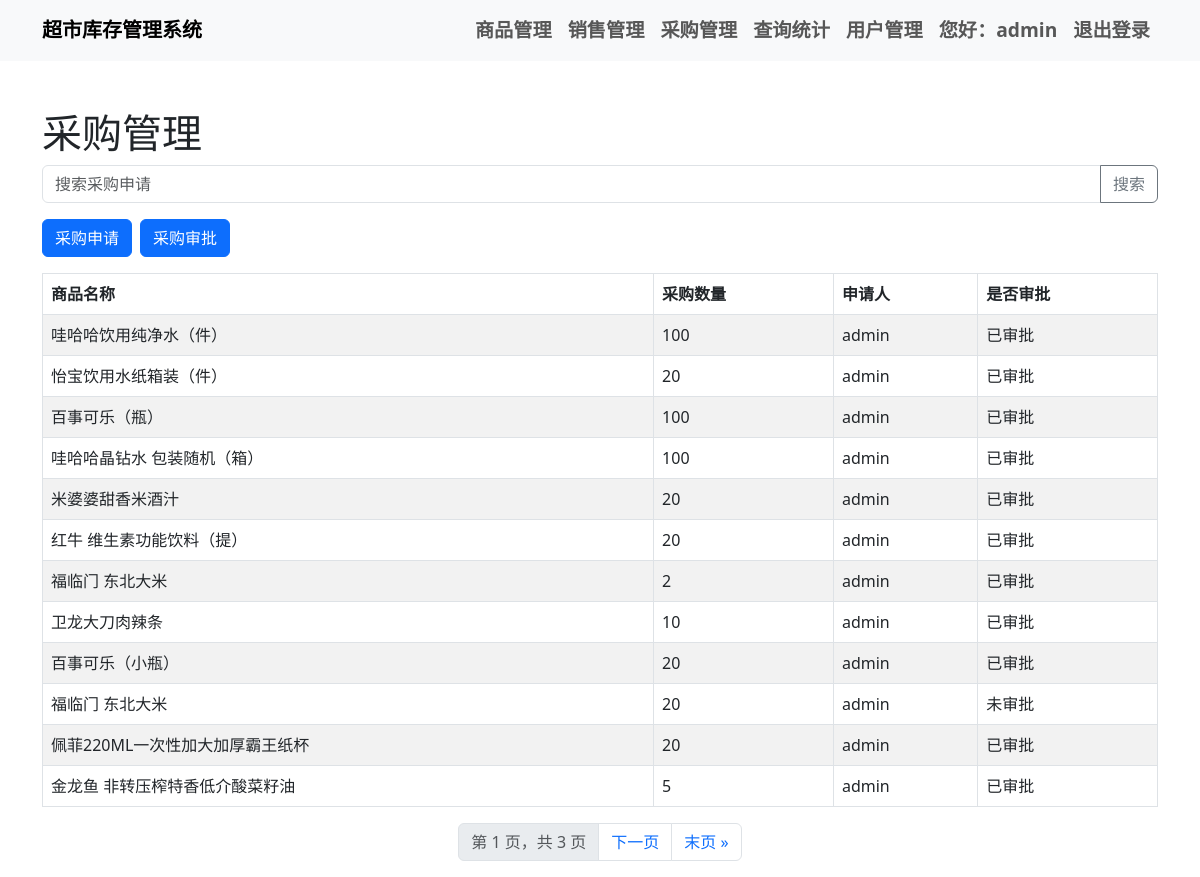
/purchase_management/ (signed in), run on the app's committed database.
### inventory_app/models.py (models this page shows, shortened)
class PurchaseApplication(models.Model):
    user = models.ForeignKey(User, on_delete=models.CASCADE)
    product = models.ForeignKey('Product', on_delete=models.CASCADE)
    quantity = models.IntegerField()
    approved = models.BooleanField(default=False)
    application_time = models.DateTimeField(default=timezone.now)  # 手动指定默认值

class Product(models.Model):
    product_id = models.CharField(max_length=20, unique=True)
    name = models.CharField(max_length=100)
    category = models.CharField(max_length=50)
    specification = models.CharField(max_length=100)
    purchase_price = models.DecimalField(max_digits=10, decimal_places=2)
    price = models.DecimalField(max_digits=10, decimal_places=2)
    quantity = models.IntegerField()
    supplier = models.ForeignKey('Supplier', on_delete=models.CASCADE)

### inventory_app/views.py (the view)
# urls.py: path('purchase_management/', purchase_management, name='purchase_management'),
@login_required
def purchase_management(request):
    query = request.GET.get('q')
    if request.user.is_superuser:
        if query:
            applications = PurchaseApplication.objects.filter(product__name__icontains=query)
        else:
            applications = PurchaseApplication.objects.all()
    else:
        if query:
            applications = PurchaseApplication.objects.filter(user=request.user, product__name__icontains=query)
        else:
            applications = PurchaseApplication.objects.filter(user=request.user)
    paginator = Paginator(applications, 12)
    page_number = request.GET.get('page')
    page_obj = paginator.get_page(page_number)
    return render(request, 'purchase_management.html', {'applications': page_obj, 'q': query})

### templates/purchase_management.html (shortened to what this page needs)
{% extends 'base.html' %}
{% block content %}
    <h1 class="mt-5">采购管理</h1>
    <form method="get" action="{% url 'purchase_management' %}" class="mb-3">
        <div class="input-group">
            <input type="text" name="q" class="form-control" placeholder="搜索采购申请" value="{{ request.GET.q }}">
            <button type="submit" class="btn btn-outline-secondary">搜索</button>
        </div>
    </form>
    <div class="d-flex justify-content-start mt-2 mb-3">
        <a href="{% url 'purchase_application' %}" class="btn btn-primary me-2">采购申请</a>
        {% if user.is_superuser %}
            <a href="{% url 'purchase_approval' %}" class="btn btn-primary">采购审批</a>
        {% endif %}
    </div>
    <table class="table table-striped table-bordered">
        <thead>
            <tr>
                <th>商品名称</th>
                <th>采购数量</th>
                <th>申请人</th>
                <th>是否审批</th>
            </tr>
        </thead>
        <tbody>
            {% for application in applications %}
                <tr>
                    <td>{{ application.product.name }}</td>
                    <td>{{ application.quantity }}</td>
                    <td>{{ application.user.username }}</td>
                    <td>
                        {% if application.approved %}
                            已审批
                        {% else %}
                            未审批
                        {% endif %}
                    </td>
                </tr>
            {% endfor %}
        </tbody>
    </table>
    <nav aria-label="Page navigation" class="d-flex justify-content-center">
        <ul class="pagination">
            <li class="page-item disabled">
                <span class="page-link">第 {{ applications.number }} 页，共 {{ applications.paginator.num_pages }} 页</span>
            </li>
            {% if applications.has_next %}
                <li class="page-item">
                    <a class="page-link" href="?page={{ applications.next_page_number }}{% if request.GET.q %}&q={{ request.GET.q }}{% endif %}">下一页</a>
                </li>
                <li class="page-item">
                    <a class="page-link" href="?page={{ applications.paginator.num_pages }}{% if request.GET.q %}&q={{ request.GET.q }}{% endif %}">末页 &raquo;</a>
                </li>
            {% endif %}
        </ul>
    </nav>
{% endblock %}

### templates/base.html (shortened to what this page needs)
<!DOCTYPE html>
<html lang="zh-CN">
<head>
    <link href="https://cdn.jsdelivr.net/npm/bootstrap@5.3.0/dist/css/bootstrap.min.css" rel="stylesheet">
</head>
<body>
    <nav class="navbar navbar-expand-lg navbar-light bg-light">
        <div class="container">
            <a class="navbar-brand" href="{% url 'home' %}">超市库存管理系统</a>
            <div class="collapse navbar-collapse" id="navbarNav">
                <ul class="navbar-nav ms-auto">
                    {% if user.is_authenticated %}
                        <li class="nav-item">
                            <a class="nav-link" href="{% url 'product_management' %}">商品管理</a>
                        </li>
                        <li class="nav-item">
                            <a class="nav-link" href="{% url 'sales_management' %}">销售管理</a>
                        </li>
                        <li class="nav-item">
                            <a class="nav-link" href="{% url 'purchase_management' %}">采购管理</a>
                        </li>
                        <li class="nav-item">
                            <a class="nav-link" href="{% url 'query_statistics' %}">查询统计</a>
                        </li>
                        {% if user.is_superuser %}
                            <li class="nav-item">
                                <a class="nav-link" href="{% url 'user_management' %}">用户管理</a>
                            </li>
                        {% endif %}
                        <li class="nav-item">
                            <span class="nav-link">您好：{{ user.username }}</span>
                        </li>
                        <li class="nav-item">
                            <a class="nav-link" href="{% url 'logout' %}">退出登录</a>
                        </li>
                    {% endif %}
                </ul>
            </div>
        </div>
    </nav>
    <div class="container mt-4">
        {% block content %}
        {% endblock %}
    </div>
</body>
</html>

### templates/base.html (style rules this page uses)
.navbar { font-size: 1.2rem; font-weight: bold; }

### data on the page
PurchaseApplication: product.name "哇哈哈饮用纯净水（件）", quantity "100", user.username "admin", approved "已审批"
PurchaseApplication: product.name "怡宝饮用水纸箱装（件）", quantity "20", user.username "admin", approved "已审批"
PurchaseApplication: product.name "百事可乐（瓶）", quantity "100", user.username "admin", approved "已审批"
PurchaseApplication: product.name "哇哈哈晶钻水 包装随机（箱）", quantity "100", user.username "admin", approved "已审批"
PurchaseApplication: product.name "米婆婆甜香米酒汁", quantity "20", user.username "admin", approved "已审批"
PurchaseApplication: product.name "红牛 维生素功能饮料（提）", quantity "20", user.username "admin", approved "已审批"
PurchaseApplication: product.name "福临门 东北大米", quantity "2", user.username "admin", approved "已审批"
PurchaseApplication: product.name "卫龙大刀肉辣条", quantity "10", user.username "admin", approved "已审批"
PurchaseApplication: product.name "百事可乐（小瓶）", quantity "20", user.username "admin", approved "已审批"
PurchaseApplication: product.name "福临门 东北大米", quantity "20", user.username "admin", approved "未审批"
PurchaseApplication: product.name "佩菲220ML一次性加大加厚霸王纸杯", quantity "20", user.username "admin", approved "已审批"
PurchaseApplication: product.name "金龙鱼 非转压榨特香低介酸菜籽油", quantity "5", user.username "admin", approved "已审批"

### other printed values
{{ user.username }} "admin"
{{ applications.number }} "1"
{{ applications.paginator.num_pages }} "3"
